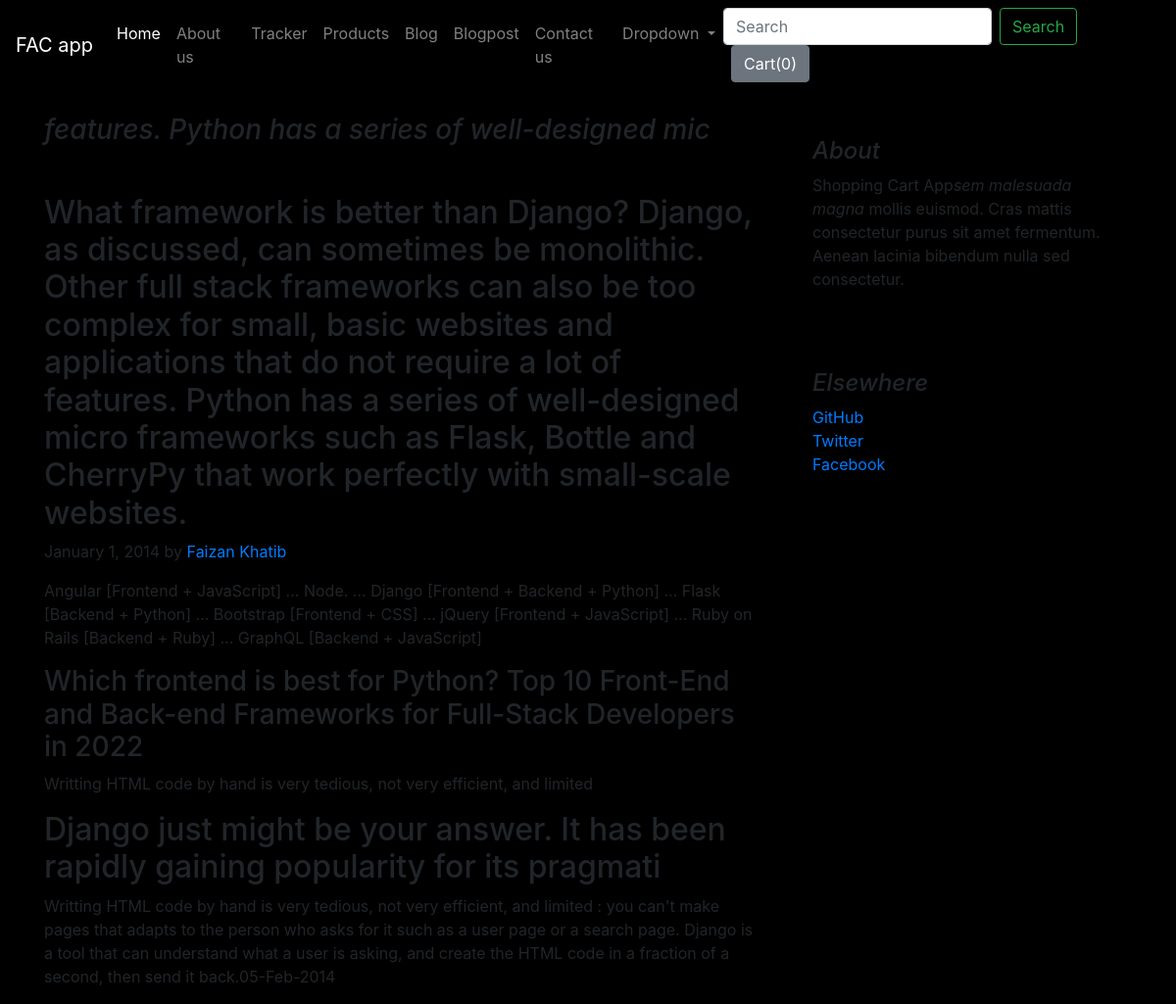
/blog/blogpost/2/, run on the app's committed database.
### blog/models.py (models this page shows)
class Blogpost(models.Model):
    post_id = models.AutoField(primary_key=True)
    title = models.CharField(max_length=50)
    head0 = models.CharField(max_length=500, default="")
    chead0 = models.CharField(max_length=5000, default="")
    head1 = models.CharField(max_length=500, default="")
    chead1 = models.CharField(max_length=5000, default="")
    head2 = models.CharField(max_length=500, default="")
    chead2 = models.CharField(max_length=5000, default="")
    thumbnail = models.ImageField(upload_to="shop/images", default="")
    publish_date = models.DateField()
    def __str__(self):
        return self.title

### blog/views.py (the view)
# urls.py: path("blogpost/<int:id>/", views.blogpost, name="blogpost"),
def blogpost(request, id):  #use id after request
    post = Blogpost.objects.filter(post_id = id)[0]
    print(post)
    return render(request,"blog/blogpost.html",{"post":post})

### blog/templates/blog/blogpost.html (shortened to what this page needs)
{% extends 'blog/basic.html' %}
{% block body %}
<div class="container mt-4">
    <div class="row">
        <div class="col-md-8 blog-main">
            <h3 class="pb-4 mb-4 font-italic ">
                {{post.title}}
            </h3>
            <div class="blog-post">
                <h2 class="blog-post-title">{{post.head0}}</h2>
                <p class="blog-post-meta">January 1, 2014 by <a href="#">Faizan Khatib</a></p>
                <p>{{post.chead0}}</p>
                <h3>{{post.head1}}</h3>
                <p>{{post.chead1}}</p>
                <h2>{{post.head2}}</h2>
                <p>{{post.chead2}}</p>
            </div>
            </div>
        <aside class="col-md-4 blog-sidebar">
            <div class="p-4 mb-3  rounded">
                <h4 class="font-italic">About</h4>
                <p class="mb-0">Shopping Cart App<em>sem malesuada magna</em> mollis euismod. Cras mattis consectetur purus
                    sit amet fermentum. Aenean lacinia bibendum nulla sed consectetur.</p>
            </div>
            <div class="p-4">
                <h4 class="font-italic">Elsewhere</h4>
                <ol class="list-unstyled">
                    <li><a href="#">GitHub</a></li>
                    <li><a href="#">Twitter</a></li>
                    <li><a href="#">Facebook</a></li>
                </ol>
            </div>
        </aside>
    </div>
</div>
{% endblock  %}

### data on the page
Blogpost: title "features. Python has a series of well-designed mic", head0 "What framework is better than Django? Django, as discussed, can sometimes be monolithic. Other full stack frameworks can also be too complex for small, basic websites and applications that do not require a lot of features. Python has a series of well-designed micro frameworks such as Flask, Bottle and CherryPy that work perfectly with small-scale websites.", chead0 "Angular [Frontend + JavaScript] ... Node. ... Django [Frontend + Backend + Python] ... Flask [Backend + Python] ... Bootstrap [Frontend + CSS] ... jQuery [Frontend + JavaScript] ... Ruby on Rails [Backend + Ruby] ... GraphQL [Backend + JavaScript]", head1 "Which frontend is best for Python? Top 10 Front-End and Back-end Frameworks for Full-Stack Developers in 2022", chead1 "Writting HTML code by hand is very tedious, not very efficient, and limited", head2 "Django just might be your answer. It has been rapidly gaining popularity for its pragmati", chead2 "Writting HTML code by hand is very tedious, not very efficient, and limited : you can't make pages that adapts to the person who asks for it such as a user page or a search page. Django is a tool that can understand what a user is asking, and create the HTML code in a fraction of a second, then send it back.05-Feb-2014"
